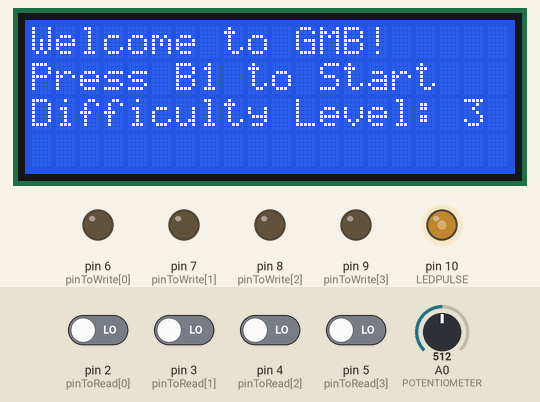
Bench run of a sketch on a simulated Arduino Uno, built with avr-gcc and run on an emulated ATmega328P. Shown: 20×4 character LCD, output pins drawn as LEDs (lit = HIGH). Inputs (shaded band) come from the test bench; at power-on: pin 2 (pinToRead[0]), pin 3 (pinToRead[1]), pin 4 (pinToRead[2]), pin 5 (pinToRead[3]) LOW, A0 (POTENTIOMETER) = 512. Random numbers use the default seed unless the sketch sets one.

Above: at 1.26 s.
1.3 s: pin 5 (pinToRead[3]) driven HIGH
At 2.4 s:
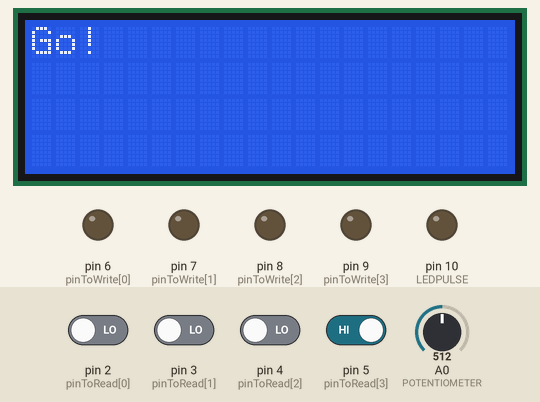
At 4.1 s:
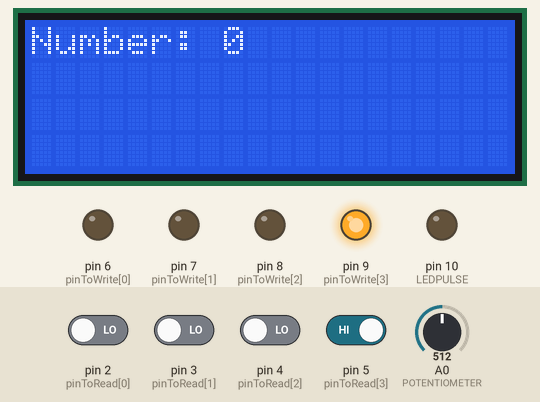
4.3 s: pin 2 (pinToRead[0]) driven HIGH
At 5.6 s:
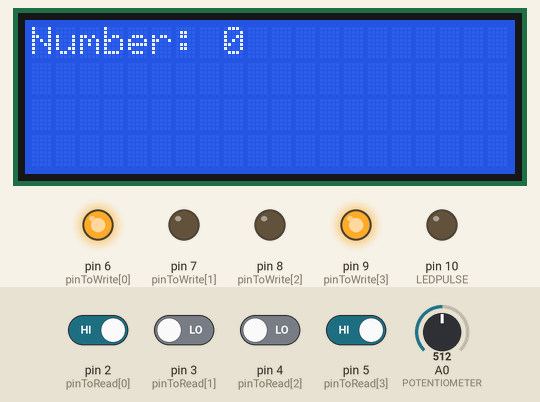
Timing chart, 0 to 9.3 s (numbered marks = the images above; inputs shaded):
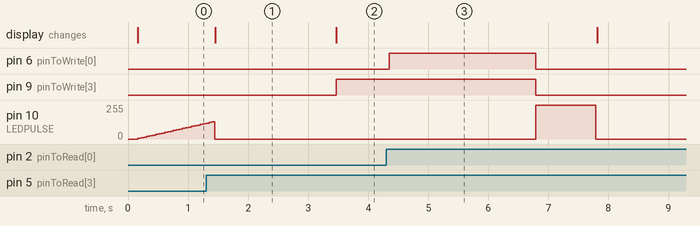

Measured:
- after the input at 1.3 s, pin 9 (pinToWrite[3]): LOW → HIGH after 2.2 s; the display: changes after 0.16 s (image 1)
- after the input at 4.3 s, pin 6 (pinToWrite[0]): LOW → HIGH after 0.05 s, → LOW 2.4 s later
- what the display in image 1 shows lasts 2.0 s, from 1.5 s to 3.5 s

The sketch:

main.ino
```cpp
#include <Arduino.h>
#include <avr/sleep.h>
#include <TimerOne.h>
#include <EnableInterrupt.h>
#include <Wire.h>
#include <LiquidCrystal_I2C.h>

#define NUM_OF_BUTTON 4
#define NUM_OF_LED 4
#define LEDPULSE 10
#define POTENTIOMETER A0
#define LCD_SDA A4
#define LCD_SCL A5
#define SCORE_INCREMENT 100
#define MIN_T1 1000
#define FACTOR 0.9
#define DEBOUNCE_DELAY 50

typedef enum {
    SLEEP,
    WAITING_START,
    PREGAME,
    GAME_LOOP,
    GAME_OVER
} gameStatus;

int pinToRead[NUM_OF_BUTTON] = {2, 3, 4, 5};
int pinToWrite[NUM_OF_BUTTON] = {6, 7, 8, 9};

int buttons[NUM_OF_BUTTON];
int greenLeds[NUM_OF_LED];

int fadeAmount;
int currIntensity;
int currentPotValue;
int difficultyLevel;
int score;
bool correct=false;
int targetNumber;
int composedNumber;
int previousButtonStates[NUM_OF_BUTTON] = {0};
unsigned long roundStartTime;
unsigned long T1 = 10000;
unsigned long startTime = millis();

gameStatus state;

LiquidCrystal_I2C lcd(0x27, 20, 4);

// Function prototypes
void waitingStart(); // Function to handle the waiting start state
void preGame(); // Function to handle the pre-game state
void gameLoop(); // Function to handle the game loop state
void gameOver(); // Function to handle the game over state
void wakeUp(); // Function to wake up the microcontroller from sleep mode
void setIdle(); // Function to put the microcontroller to sleep
void selectDifficultyLevel(); // Function to select the difficulty level
void fadingLeds(); // Function to fade the LED Ls
void lcdInitialPrint(); // Function to print the waiting start message on the LCD
void readButtons(int *pinToRead, int *buttons, int size); // Function to read the buttons
void writeDigitalLeds(int *pinToWrite, int *greenLeds, int size); // Function to write to the digital green LEDs
void resetGameState(); // Function to reset the game state
void displayRandomNumber(); // Function to display a random number on the LCD
void updateLedsBasedOnButtons(); // Function to update the LEDs based on the button presses
void checkCorrectNumber(); // Function to check if the player has composed the correct number
void handleCorrectNumber(); // Function to handle the case when the player has composed the correct number
void handleGameOver(); // Function to handle the case when the player has lost the game

void setup()
{
    randomSeed(analogRead(11)); // Seed the random number generator with a noise value
    state = gameStatus::WAITING_START;
    for (int i = 0; i < NUM_OF_BUTTON; i++)
    {
        pinMode(pinToRead[i], INPUT);
    }
    for (int i = 0; i < NUM_OF_LED; i++)
    {
        pinMode(pinToWrite[i], OUTPUT);
    }
    currIntensity = 0;
    fadeAmount = 5;
    pinMode(LEDPULSE, OUTPUT);
    lcd.init();
    lcd.backlight();
    lcd.display();
    Serial.begin(9600);
}

void loop()
{
    readButtons(pinToRead, buttons, NUM_OF_BUTTON);
    switch (state)
    {
    case gameStatus::WAITING_START:
        waitingStart();
        break;
    case gameStatus::PREGAME:
        preGame();
        break;
    case gameStatus::GAME_LOOP:
        gameLoop();
        break;
    case gameStatus::GAME_OVER:
        gameOver();
        break;
    case gameStatus::SLEEP:
        setIdle();
        delay(250); // delay to enter waiting start by pressing B1 button
                    // to wake up the microcontroller without entering immediately in pregame
        break;
    default:
        break;
    }
}

void waitingStart()
{
    lcdInitialPrint();
    if (buttons[3] == 1)
    {
        state = gameStatus::PREGAME;
    }
    selectDifficultyLevel();
    fadingLeds();
    if (millis() - startTime >= 10000) {
        state = gameStatus::SLEEP;
    }
}

void preGame()
{
    resetGameState();
    analogWrite(LEDPULSE, 0);
    lcd.clear();
    lcd.setCursor(0, 0);
    lcd.print("Go!");
    delay(2000); // Display the message for 2 seconds
    lcd.clear();
    score = 0;
    state = gameStatus::GAME_LOOP;
    correct = false;
    roundStartTime = millis();
    displayRandomNumber();
}

void gameLoop()
{
    updateLedsBasedOnButtons();
    checkCorrectNumber();
    if (correct && millis() - roundStartTime < T1) {
        handleCorrectNumber();
    } else if (!correct && millis() - roundStartTime >= T1) {
        state = gameStatus::GAME_OVER;
    }
}

void gameOver()
{
    resetGameState();
    handleGameOver();
    startTime = millis();
    state = gameStatus::WAITING_START;
}

void wakeUp()
{
    for (int i = 0; i < NUM_OF_BUTTON; i++)
    {
        disableInterrupt(pinToRead[i]);
    }
    startTime = millis();
    state = gameStatus::WAITING_START;
}

void setIdle()
{
    analogWrite(LEDPULSE, 0); // Turn off the LED pulse

    lcd.noDisplay(); // Turn off the LCD display
    lcd.noBacklight(); // Turn off the LCD backlight

    set_sleep_mode(SLEEP_MODE_PWR_DOWN);
    sleep_enable();
    for (int i = 0; i < NUM_OF_BUTTON; i++)
    {
        enableInterrupt(pinToRead[i], wakeUp, RISING);
    }
    sleep_mode();

    sleep_disable();
    lcd.display();
    lcd.backlight();
}

void selectDifficultyLevel()
{
    int potValue = analogRead(POTENTIOMETER);
    if (potValue != currentPotValue)
    {
        currentPotValue = potValue;
        difficultyLevel = map(potValue, 0, 1023, 1, 5);
        T1 = 10000 / difficultyLevel;
    }
}

void fadingLeds()
{
    analogWrite(LEDPULSE, currIntensity);
    currIntensity = currIntensity + fadeAmount;
    if (currIntensity == 0 || currIntensity == 255)
    {
        fadeAmount = -fadeAmount;
    }
}

void lcdInitialPrint()
{
    lcd.setCursor(0, 0);
    lcd.print("Welcome to GMB!");
    lcd.setCursor(0, 1);
    lcd.print("Press B1 to Start");
    lcd.setCursor(0, 2);
    lcd.print("Difficulty Level: ");
    lcd.print(difficultyLevel);
}

void readButtons(int *pinToRead, int *buttons, int size)
{
    static int lastButtonState[NUM_OF_BUTTON] = {LOW};
    static unsigned long lastDebounceTime[NUM_OF_BUTTON] = {0};
    for (int i = 0; i < size; i++)
    {
        int reading = digitalRead(pinToRead[i]);
        if (reading != lastButtonState[i])
        {
            lastDebounceTime[i] = millis();
        }
        if ((millis() - lastDebounceTime[i]) > DEBOUNCE_DELAY)
        {
            buttons[i] = reading;
        }
        lastButtonState[i] = reading;
    }
}

void writeDigitalLeds(int *pinToWrite, int *greenLeds, int size)
{
    for (int i = 0; i < size; i++)
    {
        digitalWrite(pinToWrite[i], greenLeds[i]);
    }
}

void resetGameState()
{
    // Reset every state to 0
    for (int i = 0; i < NUM_OF_BUTTON; i++) {
        previousButtonStates[i] = 0;
        buttons[i] = 0;
    }
    // Turn off all LEDs
    for (int i = 0; i < NUM_OF_LED; i++) {
        greenLeds[i] = 0;
        digitalWrite(pinToWrite[i], LOW);
    }
    writeDigitalLeds(pinToWrite, greenLeds, NUM_OF_LED);
}

void displayRandomNumber()
{
    // Generate a random number between 0 and 15
    targetNumber = random(0, 16);

    // Display the random number on the LCD
    lcd.clear();
    lcd.setCursor(0, 0);
    lcd.print("Number: ");
    lcd.print(targetNumber);
}

void updateLedsBasedOnButtons()
{
    // Update LEDs based on button presses
    for (int i = 0; i < NUM_OF_BUTTON; i++) {
        if (buttons[i] == HIGH && previousButtonStates[i] == LOW) {
            greenLeds[i] = !greenLeds[i]; // Toggle the LED state
        }
        previousButtonStates[i] = buttons[i]; // Update the previous state
    }
    writeDigitalLeds(pinToWrite, greenLeds, NUM_OF_LED);
}

void checkCorrectNumber()
{
    // Check if the player has composed the correct number
    composedNumber = 0;
    for (int i = 0; i < NUM_OF_BUTTON; i++) {
        composedNumber |= (greenLeds[i] << i); // Compose the number based on the LED states
    }

    if (composedNumber == targetNumber) {
        correct = true;
    }
}

void handleCorrectNumber()
{
    // Handle the case when the player has composed the correct number
    score += SCORE_INCREMENT; // Increment the score
    lcd.clear();
    lcd.setCursor(0, 0);
    lcd.print("GOOD! Score: ");
    lcd.print(score);
    delay(2000); // Display the message for 2 seconds

    // Reduce the time T1 by some factor FACTOR
    T1 = max(T1 * FACTOR, MIN_T1); // Ensure T1 does not go below a minimum value
    correct = false;
    roundStartTime = millis();
    resetGameState();
    displayRandomNumber();
}

void handleGameOver()
{
    // Handle the game over state
    digitalWrite(LEDPULSE, HIGH); // Turn on the LED pulse
    delay(1000); // Delay for 1 second
    digitalWrite(LEDPULSE, LOW); // Turn off the LED pulse

    lcd.clear();
    lcd.setCursor(0, 0);
    lcd.print("Game Over");
    lcd.setCursor(0, 1);
    lcd.print("Final Score: ");
    lcd.print(score);
    delay(10000); // Display the message for 10 seconds
    resetGameState();
    startTime = millis();
    state = gameStatus::WAITING_START;
}
```
